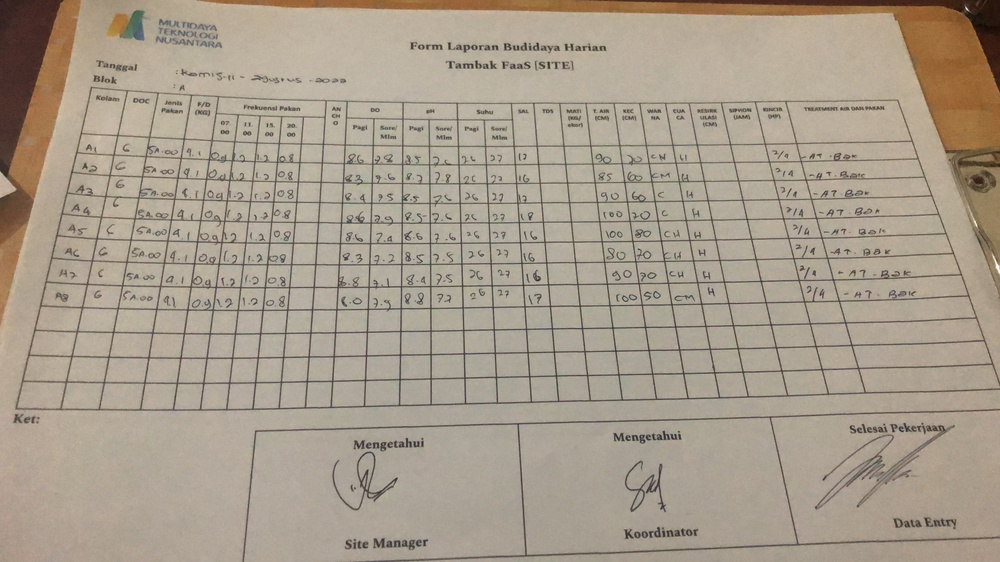
#> input picture images/0EAC26CF-CAA4-4B5B-B521-EA0E42EF650A.JPG, 1000 x 562 px, shrunk from 3840 x 2160 before the run, found by its file name
$ python tesseract_ocr.py
#> lines starting #> are read from the running program, lines starting #| are printed output that depends on the picture; after the words box and inside, x2 and y2 are one past the last pixel; in counts of white or black regions, pixels touching at a corner belong together
#> further down, image is the input picture: shape (562, 1000, 3); mean B, G, R 140.4, 156.5, 168.1
import os
import pytesseract
import cv2
from pytesseract import Output
import numpy as np

__author__ = 'Arrival Dwi Sentosa <arrivaldwisentosa@gmail.com>'
__source__ = ''
output_path = 'output/images/'

def pre_process_image(image):
    img = gray = cv2.cvtColor(image, cv2.COLOR_BGR2GRAY)
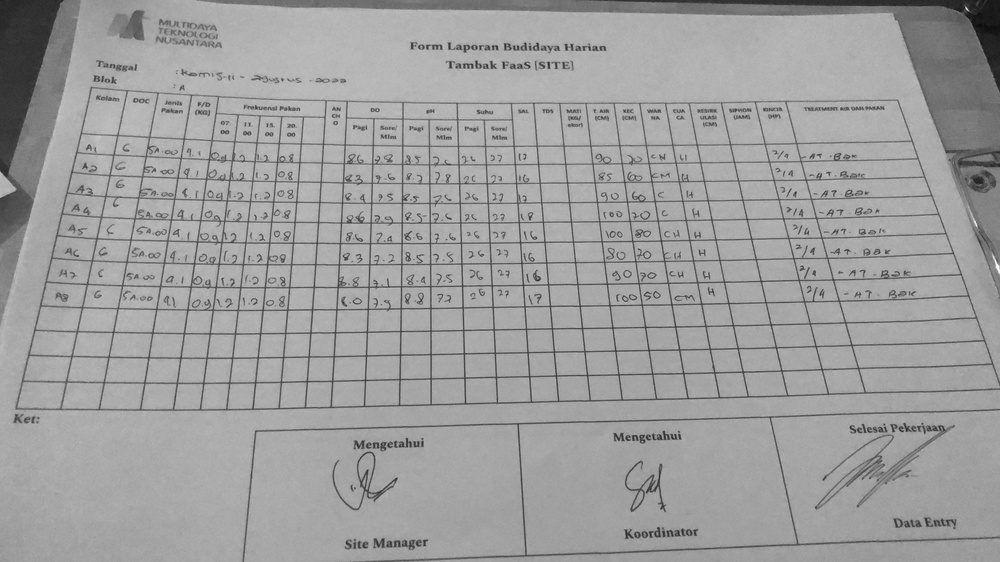
#> img: shape (562, 1000); min 11, max 252, mean 158.1
    # apply thresholding to preprocess the image
    img = gray = cv2.threshold(gray, 0, 255, cv2.THRESH_BINARY | cv2.THRESH_OTSU)[1]
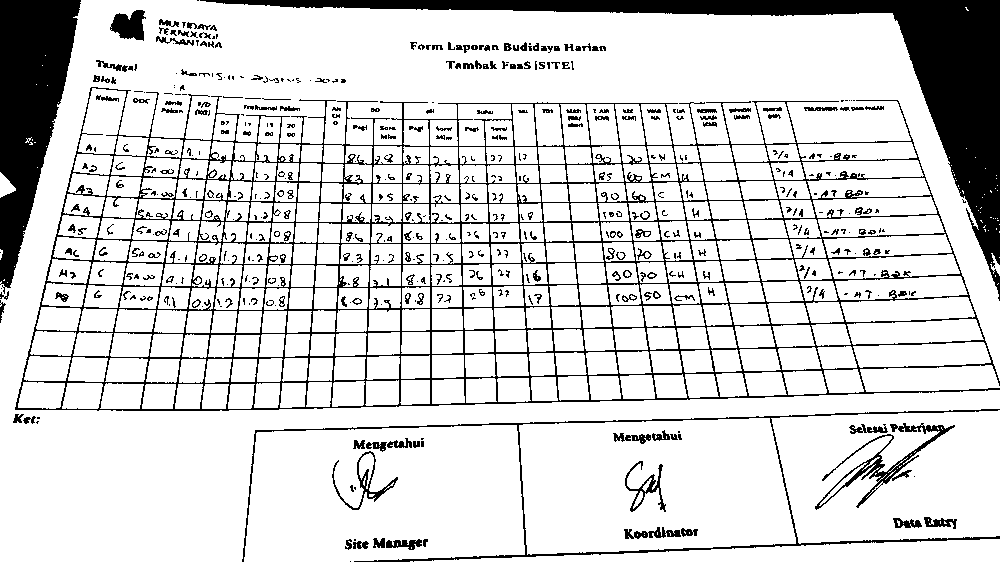
#> img: shape (562, 1000); 84% white; 523 black regions (264 under 20 px), largest, box (x1, y1, x2, y2) and area: (15, 87, 1000, 411) 33124, (200, 0, 1000, 301) 23918, (0, 0, 81, 294) 13486
    # apply median blurring to remove any blurring
    img = gray = cv2.medianBlur(gray, 3)
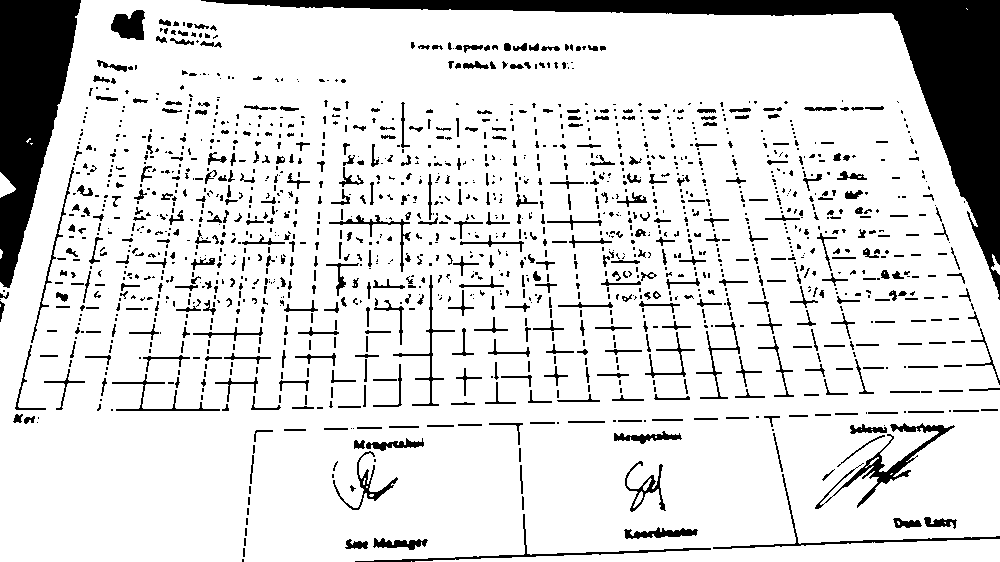
#> img: shape (562, 1000); 85.9% white; 1496 black regions (981 under 20 px), largest, box (x1, y1, x2, y2) and area: (201, 0, 1000, 300) 23989, (0, 0, 81, 288) 13507, (815, 423, 955, 509) 1580

    auto_edge = auto_canny_edge_detection(img)
    cv2.imwrite(output_path+"edge.jpg", auto_edge)
    return img

def auto_canny_edge_detection(image, sigma=0.33):
#> called with sigma = 0.33
    md = np.median(image)
#> md = 255
    lower_value = int(max(0, (1.0-sigma) * md))
#> lower_value = 170
    upper_value = int(min(255, (1.0+sigma) * md))
#> upper_value = 255
    return cv2.Canny(image, lower_value, upper_value)
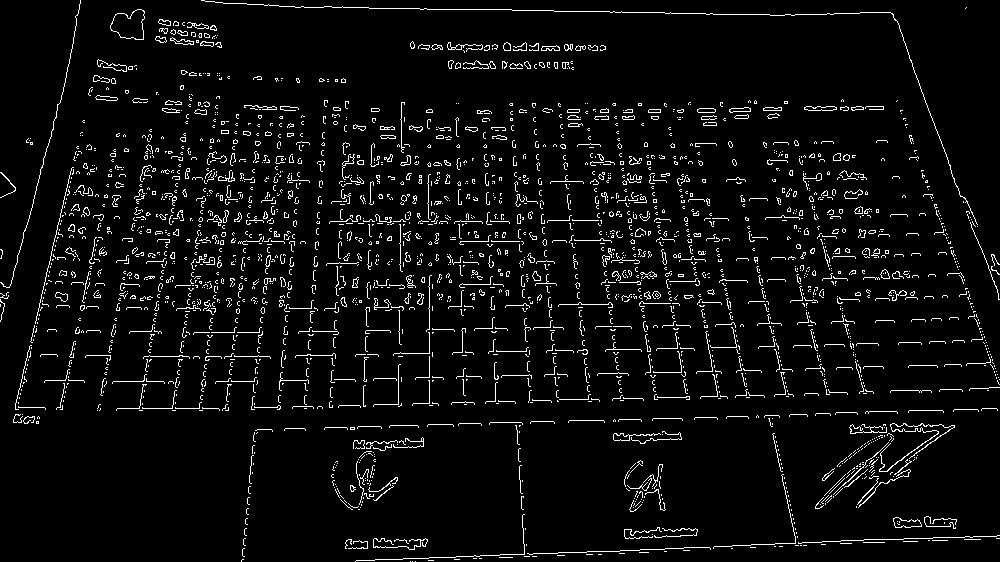
#> returned value: shape (562, 1000); 5.1% white in thin lines or dots

# input file
image_path = "images/0EAC26CF-CAA4-4B5B-B521-EA0E42EF650A.JPG"
image = cv2.imread(image_path)
processed_img = pre_process_image(image)
# save the processed image in the /static/uploads directory
ofilename = os.path.join("preprocessed.png".format(os.getpid()))
cv2.imwrite(output_path+ofilename, processed_img)
# perform OCR on the processed image
#> (the run stopped early here; a loop or call above may not have finished)

$ run again, with images/033afc38-af15-4570-9ffe-a660b528e826.JPG copied over images/0EAC26CF-CAA4-4B5B-B521-EA0E42EF650A.JPG
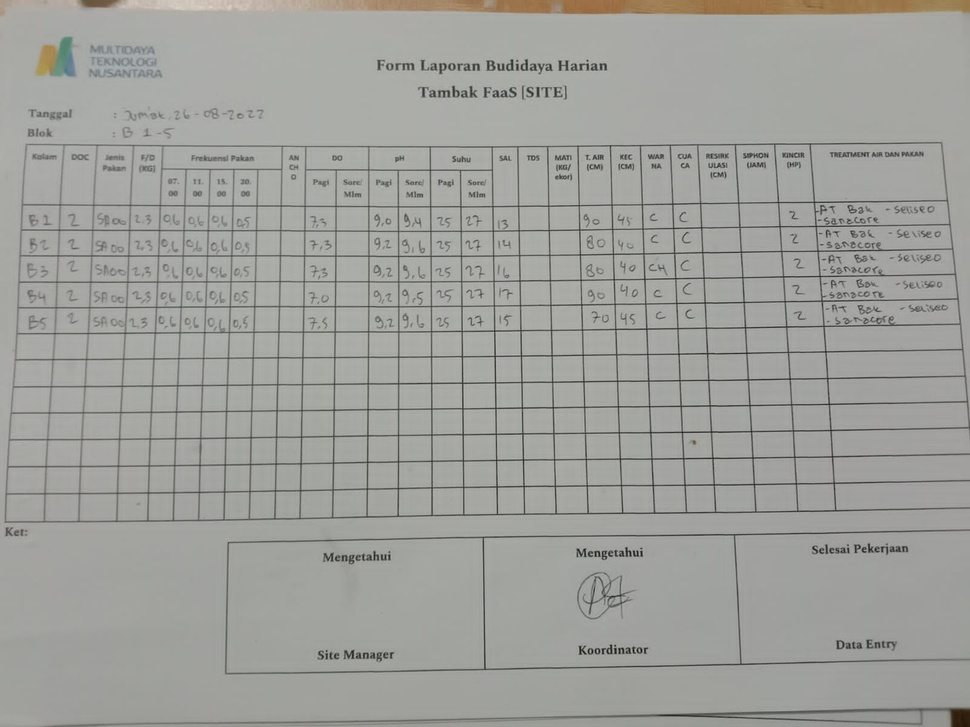
#> input picture images/033afc38-af15-4570-9ffe-a660b528e826.JPG, 970 x 727 px, shrunk from 1600 x 1200 before the run, found by its file name
#> image is the input picture: shape (727, 970, 3); mean B, G, R 155.4, 159.9, 159.3
#> in pre_process_image, `img = gray = cv2.medianBlur(gray, 3)`:
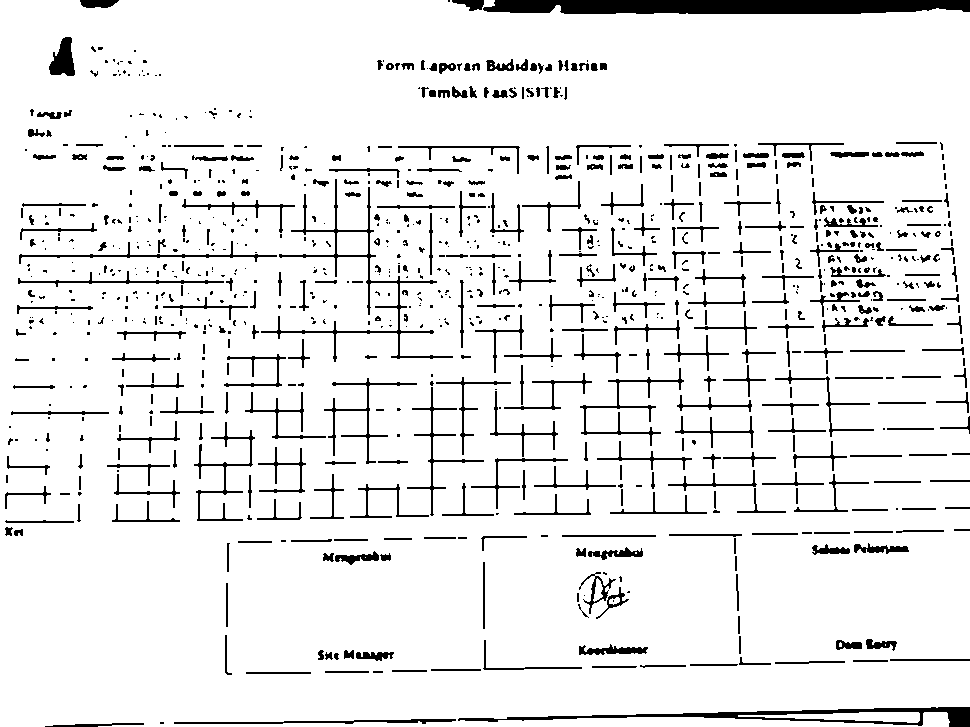
#> img: shape (727, 970); 91.8% white; 937 black regions (493 under 20 px), largest, box (x1, y1, x2, y2) and area: (483, 0, 970, 14) 6223, (458, 707, 970, 727) 2607, (261, 179, 453, 362) 1925
#> md = 255
#> lower_value = 170
#> upper_value = 255
#> in auto_canny_edge_detection, `return cv2.Canny(image, lower_value, upper_value)`:
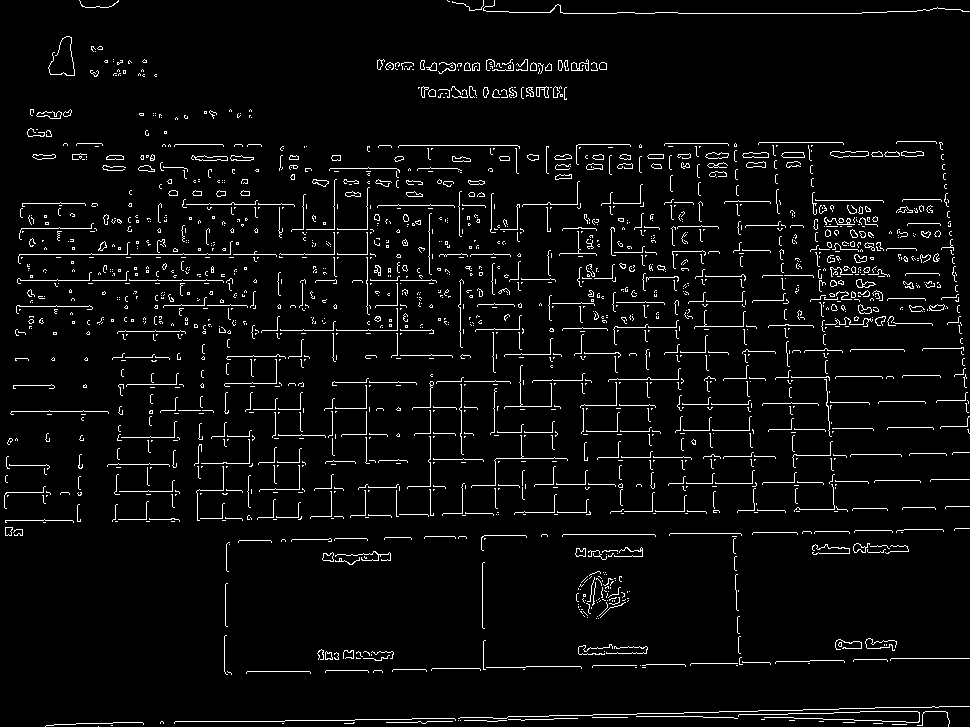
#> returned value: shape (727, 970); 4.3% white in thin lines or dots

$ run again, with images/0ECD0408-7711-4241-8CA1-7168B339C92E.JPG copied over images/0EAC26CF-CAA4-4B5B-B521-EA0E42EF650A.JPG
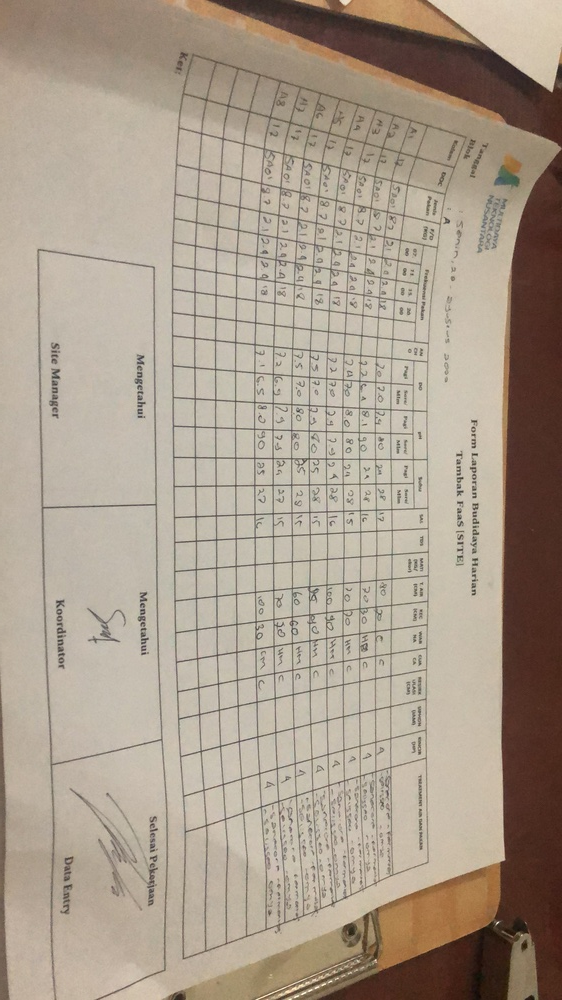
#> input picture images/0ECD0408-7711-4241-8CA1-7168B339C92E.JPG, 562 x 1000 px, shrunk from 2160 x 3840 before the run, found by its file name
#> image is the input picture: shape (1000, 562, 3); mean B, G, R 140.8, 156.6, 170.2
#> in pre_process_image, `img = gray = cv2.medianBlur(gray, 3)`:
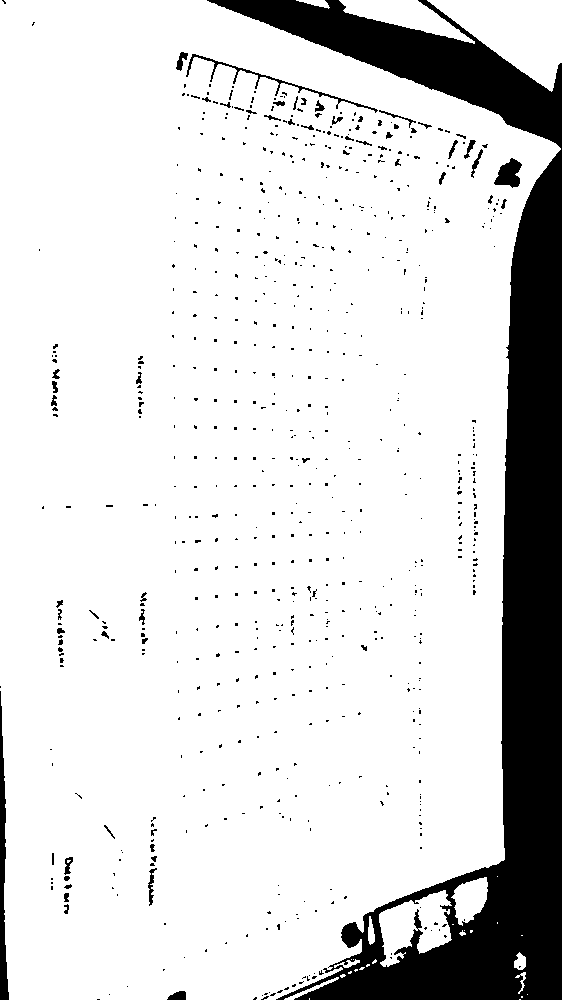
#> img: shape (1000, 562); 85.1% white; 722 black regions (662 under 20 px), largest, box (x1, y1, x2, y2) and area: (207, 0, 562, 1000) 75184, (0, 691, 9, 1000) 1457, (186, 54, 378, 113) 632
#> md = 255
#> lower_value = 170
#> upper_value = 255
#> in auto_canny_edge_detection, `return cv2.Canny(image, lower_value, upper_value)`:
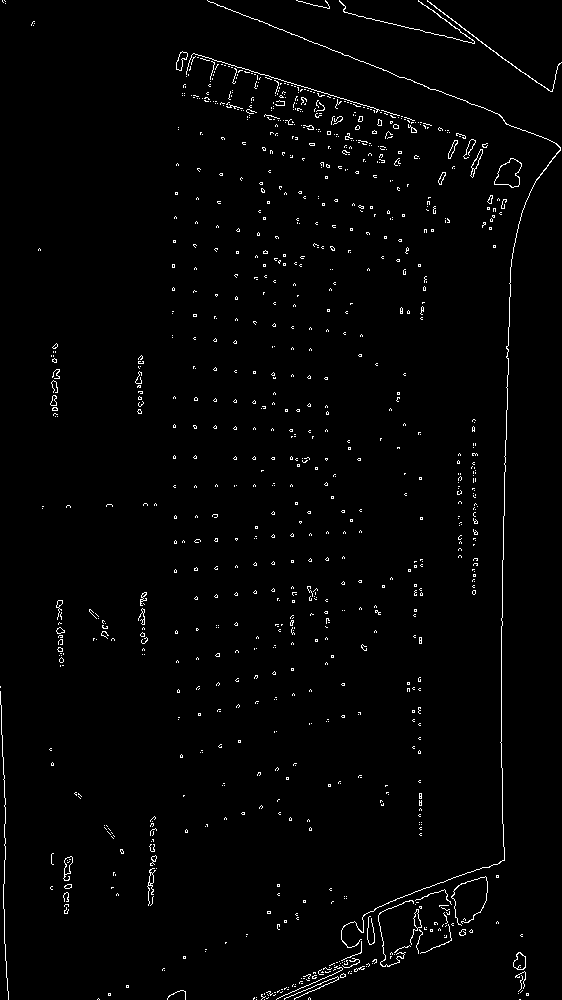
#> returned value: shape (1000, 562); 1.7% white in thin lines or dots

$ run again, with images/0f79ed07-1547-4ad3-b967-4f927befc249.JPG copied over images/0EAC26CF-CAA4-4B5B-B521-EA0E42EF650A.JPG
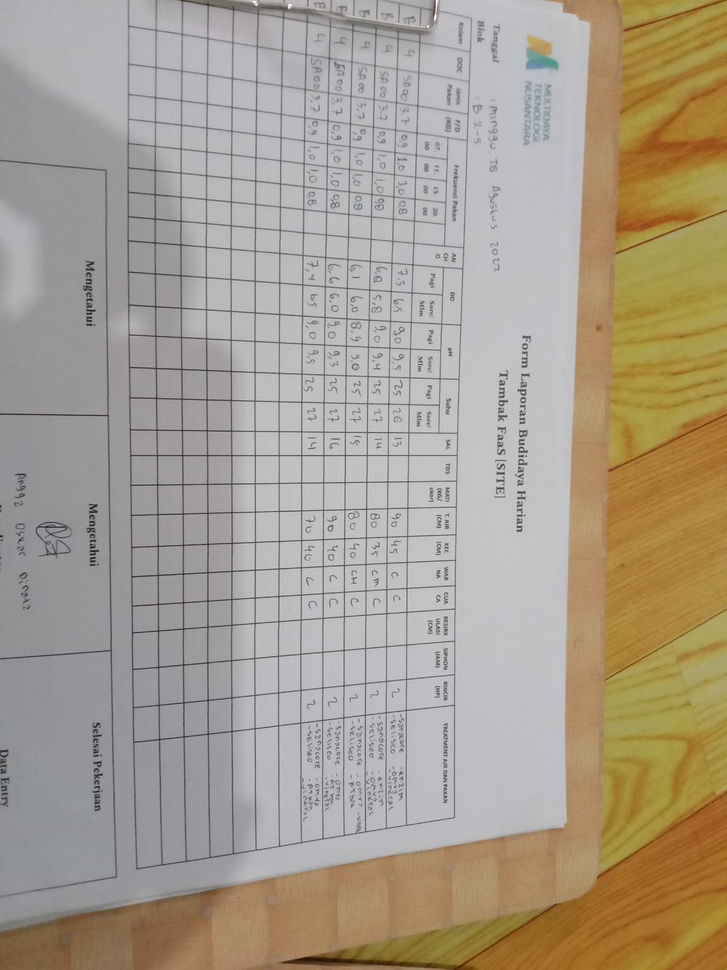
#> input picture images/0f79ed07-1547-4ad3-b967-4f927befc249.JPG, 727 x 970 px, shrunk from 1200 x 1600 before the run, found by its file name
#> image is the input picture: shape (970, 727, 3); mean B, G, R 142.5, 157.6, 167.3
#> in pre_process_image, `img = gray = cv2.medianBlur(gray, 3)`:
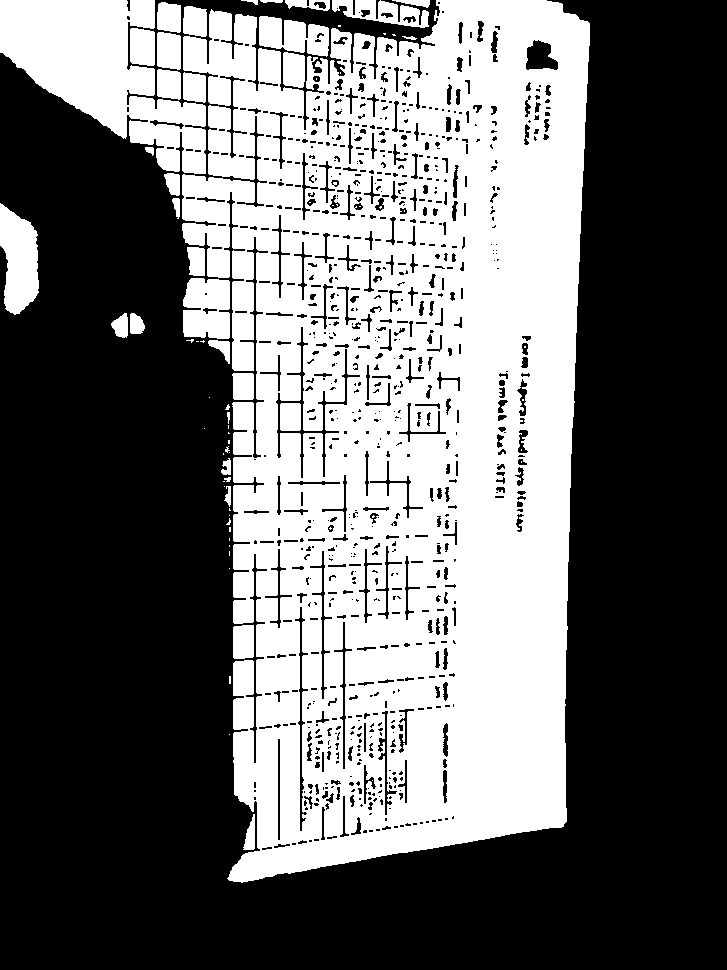
#> img: shape (970, 727); 42.3% white; 76 white regions (43 under 20 px), largest, box (x1, y1, x2, y2) and area: (182, 0, 590, 883) 260975, (0, 0, 206, 174) 18410, (0, 203, 39, 315) 3132
#> md = 0
#> in auto_canny_edge_detection, `return cv2.Canny(image, lower_value, upper_value)`:
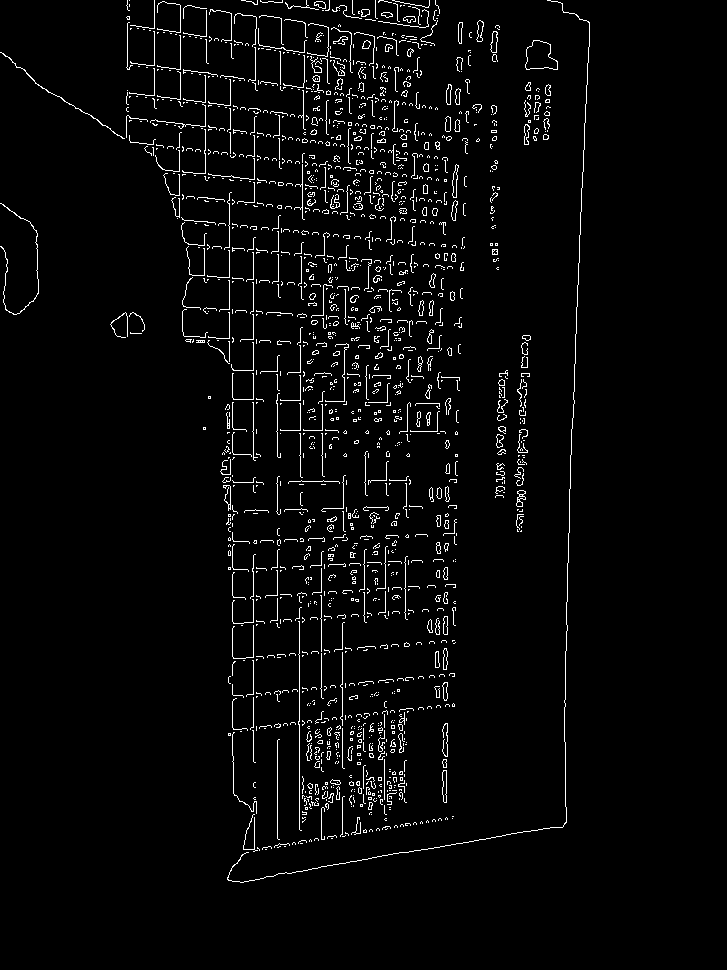
#> returned value: shape (970, 727); 3.3% white in thin lines or dots, all inside (x1, y1, x2, y2) = (0, 0, 590, 883)
